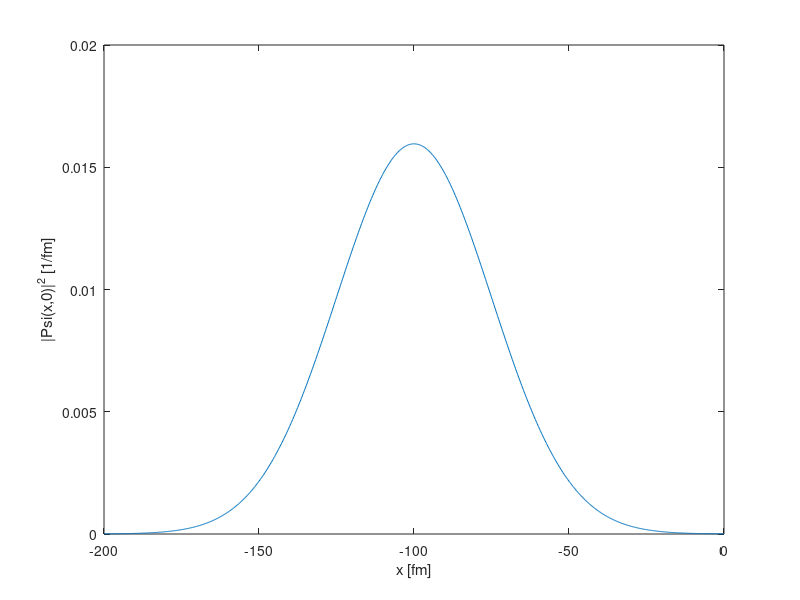

Write the MATLAB code that produced this figure.
x0 = -100.0;                % [fm]
a = 0.0004;                 % [fm^-2]
A = ((2*a)/pi)^(1/4);       % [fm^(-1/2)]

x = linspace(-200,0,1000);  % [fm]

psi0 = A*exp(-a*(x-x0).^2); % [1/fm]

plot(x, abs(psi0).^2)
xlabel('x [fm]')
ylabel('|Psi(x,0)|^2 [1/fm]')
